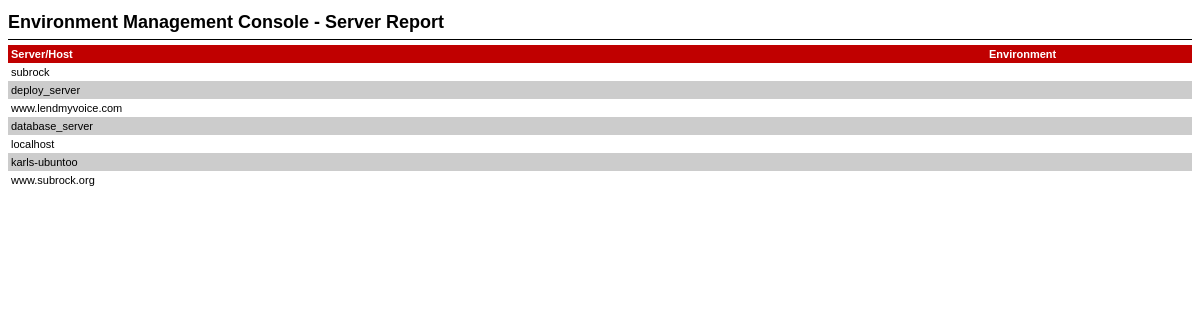
Page /reports/simple.php on the committed database.
### tables this page shows
CREATE TABLE `server_table` (
  `table_id` int(11) NOT NULL AUTO_INCREMENT,
  `server_name` varchar(254) DEFAULT NULL,
  `server_host` varchar(254) DEFAULT NULL,
  PRIMARY KEY (`table_id`)
);

### reports/simple.php (the view, shortened to what this page needs)
<!DOCTYPE html PUBLIC "-//W3C//DTD XHTML 1.0 Transitional//EN" "http://www.w3.org/TR/xhtml1/DTD/xhtml1-transitional.dtd">
<html xmlns="http://www.w3.org/1999/xhtml">
<head>
</head>
<body>
<h1>Environment Management Console - Server Report</h1>
<hr size=0 color=black>
<table width="100%" cellspacing="0" cellpadding="3" border="0">
<tr>
	<th align=left>Server/Host</th>
    <th align=left width=200>Environment</th>
</tr>
<?php
$sql="SELECT server_table.server_name from server_table";
	$result = mysql_query($sql);
	$html = '';
	$rowclass = "row";
	while($row = mysql_fetch_array($result))
	{
		$html .= "<tr class=\"$rowclass\">";
		$html .= '<td valign="top">' . $row['server_name'] . "</td>\n";
		$html .= '<td valign="top">' . $row['genre_desc'] . "</td>\n";
		$html .= "</tr>";
		if($rowclass == "row")
			$rowclass = "altrow";
		else
			$rowclass = "row";
	}
	echo $html;
?>
</table>
</body>
</html>

### reports/simple.php (style rules this page uses)
th { background-color: #c00000; color: #FFFFFF; font-family: Arial, Helvetica, sans-serif; font-size: 11px; }
tr.row td { background-color: #FFFFFF; }
tr.altrow td { background-color: #CCCCCC; }
h1 { font-family: Arial, Helvetica, sans-serif; font-size: 18px; margin-bottom: 0px; }

### rows in the picture
server_table: server_name "subrock"
server_table: server_name "deploy_server"
server_table: server_name "www.lendmyvoice.com"
server_table: server_name "database_server"
server_table: server_name "localhost"
server_table: server_name "karls-ubuntoo"
server_table: server_name "www.subrock.org"
